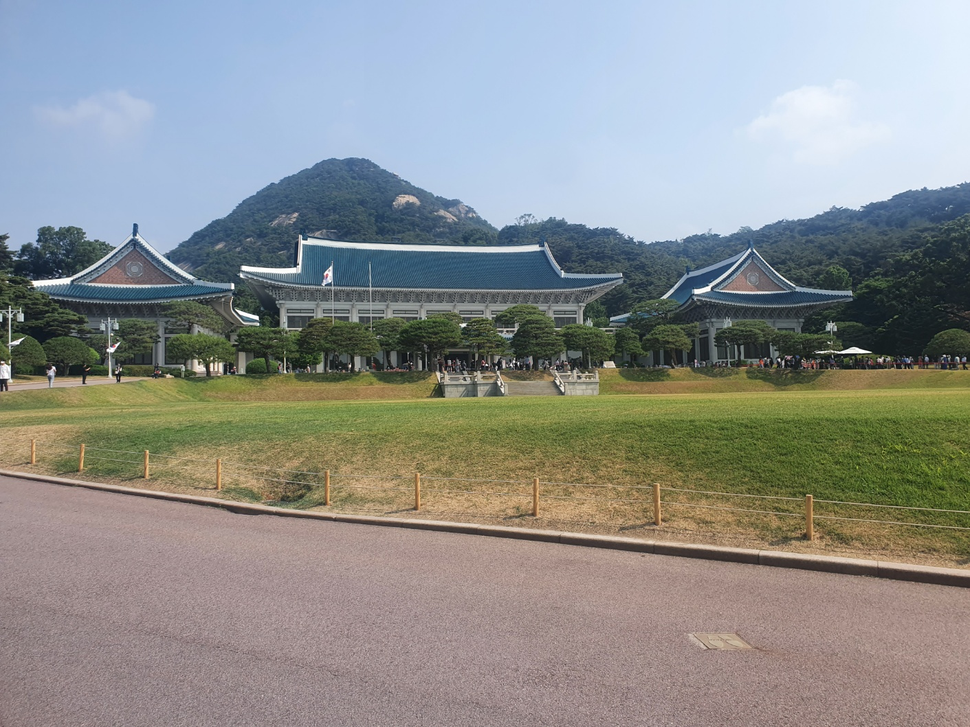
#> input picture data/1111.png, 970 x 727 px, shrunk from 1411 x 1058 before the run
$ python Bluehouse.py
#> lines starting #> are read from the running program, lines starting #| are printed output that depends on the picture; after the words box and inside, x2 and y2 are one past the last pixel; in counts of white or black regions, pixels touching at a corner belong together
import cv2
import numpy as np

# 이미지를 불러옵니다.
img = cv2.imread('./data/1111.png')
#> img is the input picture: shape (727, 970, 3); mean B, G, R 141.8, 143.7, 141.1

# 이미지를 회색조로 변경합니다.
gray = cv2.cvtColor(img, cv2.COLOR_BGR2GRAY)
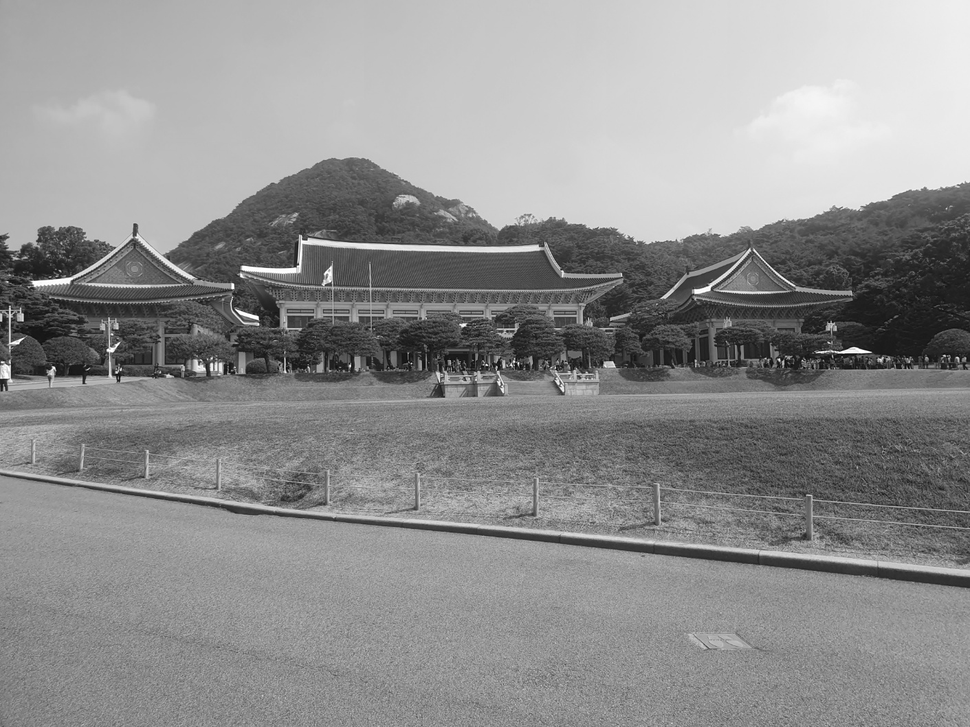
#> gray: shape (727, 970); min 6, max 255, mean 142.7

# 가우시안 블러(흐리게) 처리합니다.
gray = cv2.GaussianBlur(gray, (3, 3), 0)

# 엣지 검출을 수행합니다.
edges = cv2.Canny(gray, 100, 200)
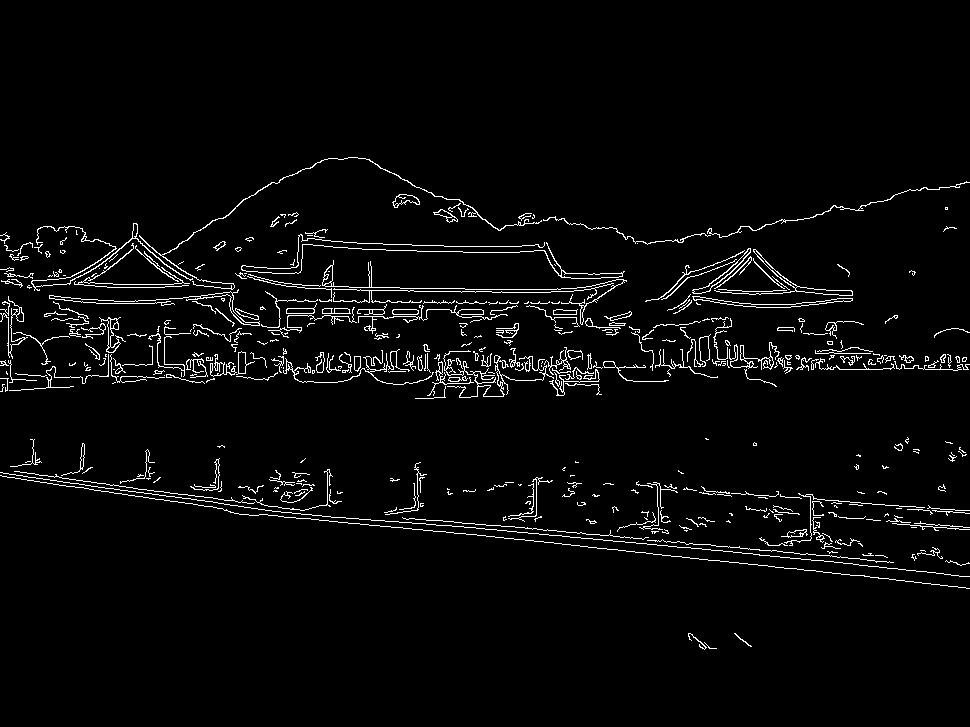
#> edges: shape (727, 970); 3.3% white in thin lines or dots, all inside (x1, y1, x2, y2) = (0, 157, 970, 650)

# Bilateral Filtering을 수행합니다.
cartoon = cv2.bilateralFilter(img, 5, 50, 50)

# 검출한 엣지와 Bilateral Filtering을 적용한 이미지를 합성합니다.
for i in range(3):
    cartoon[:, :, i][edges != 0] = np.mean(cartoon[:, :, i])
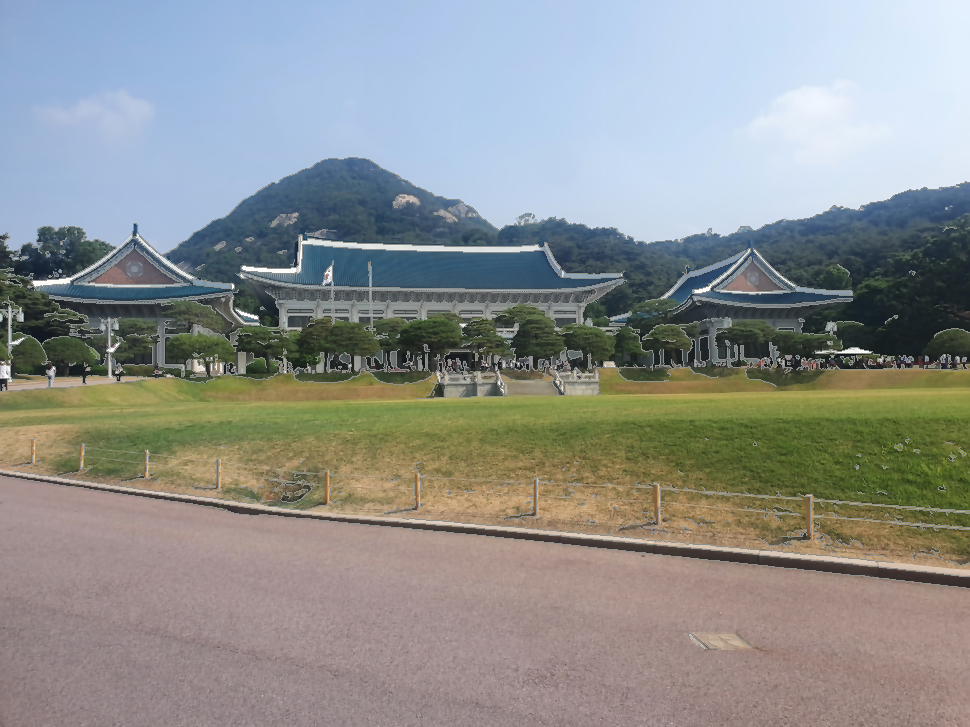
#> cartoon: shape (727, 970, 3); mean B, G, R 143, 144.7, 142

# 결과를 출력합니다.
cv2.imshow("Cartoon", cartoon)
cv2.waitKey(0)
cv2.destroyAllWindows()

$ run again, with data/5555.png copied over data/1111.png
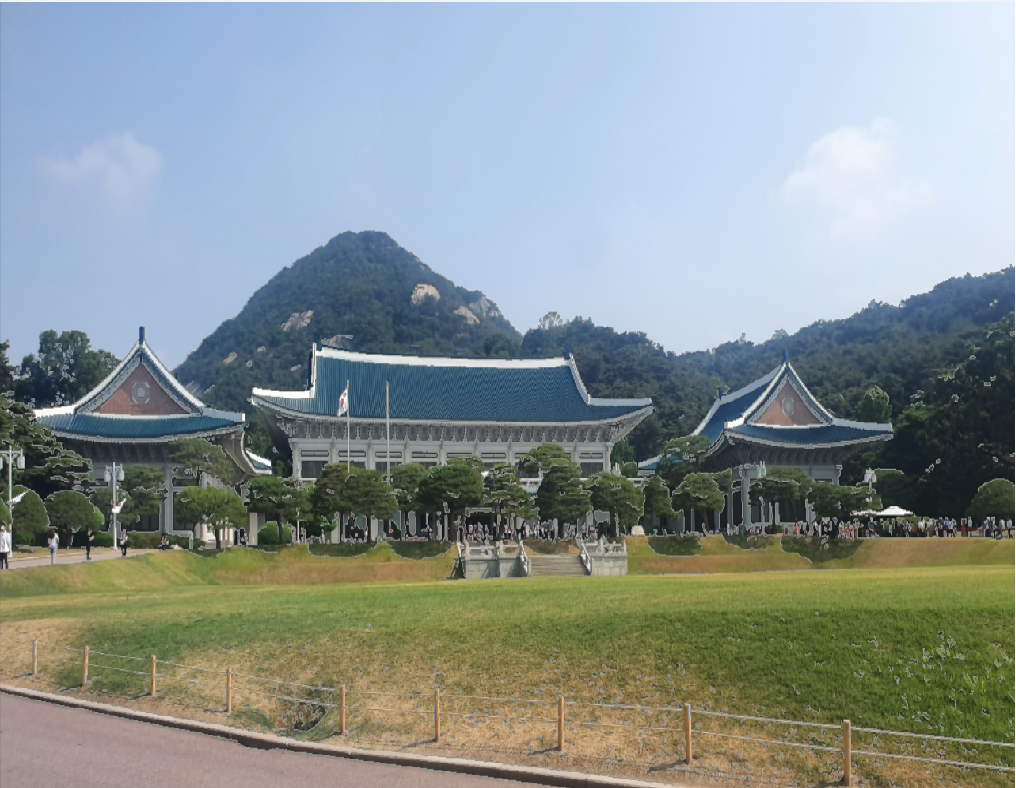
#> input picture data/5555.png, 1016 x 788 px
#> img is the input picture: shape (788, 1016, 3); mean B, G, R 146, 146.8, 136.5
#> `edges = cv2.Canny(gray, 100, 200)`:
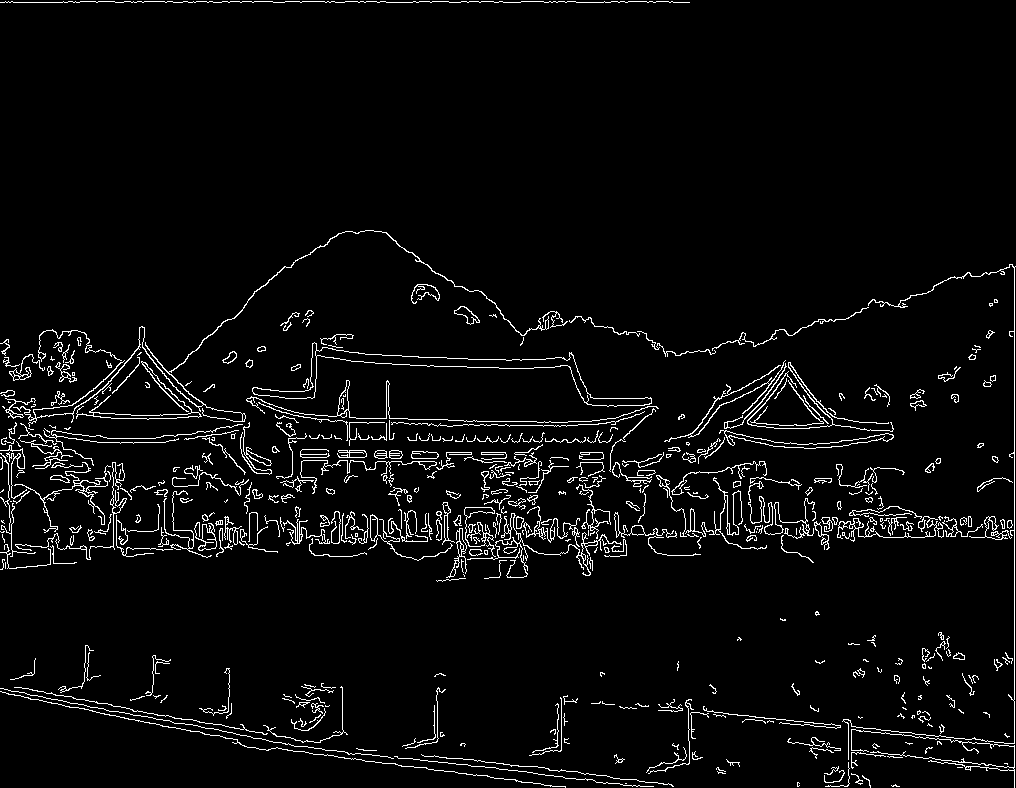
#> edges: shape (788, 1016); 4.1% white in thin lines or dots
#> after the loop `for i in range(3):`:
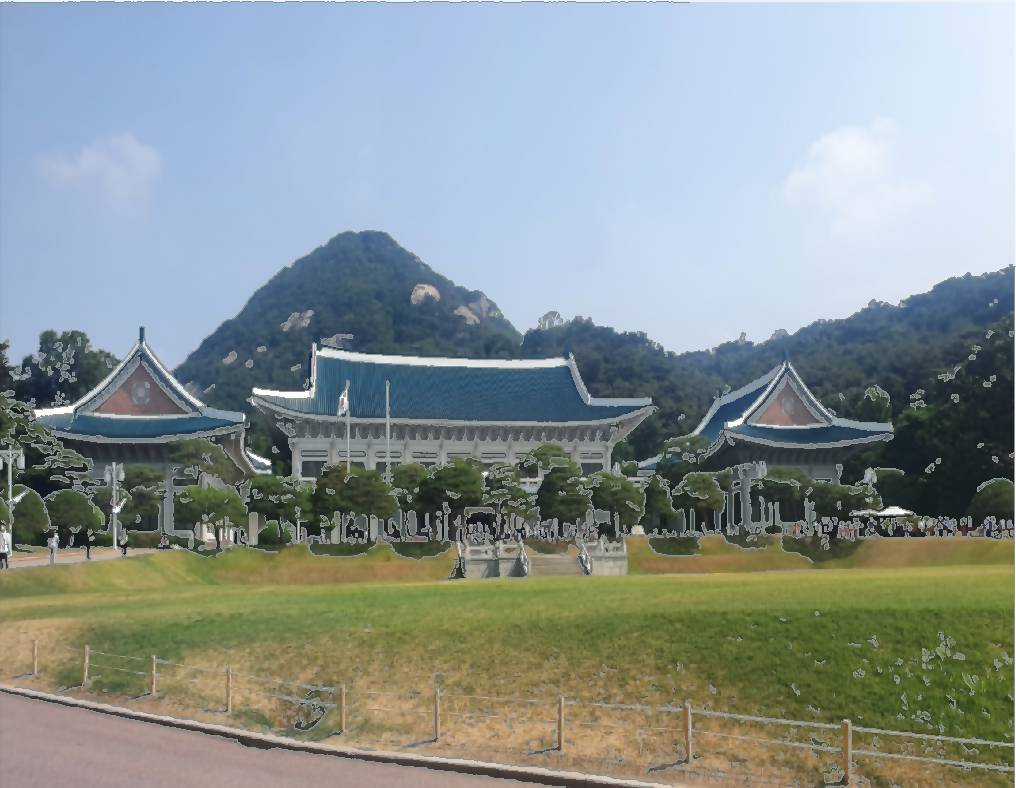
#> cartoon: shape (788, 1016, 3); mean B, G, R 147.5, 148.2, 137.6
